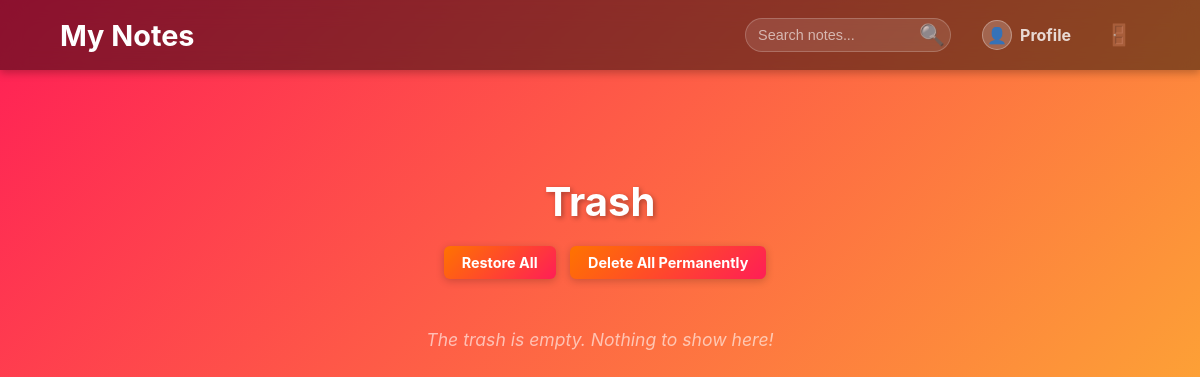
The page /notes/trash/ (signed in) on the database as committed earlier.
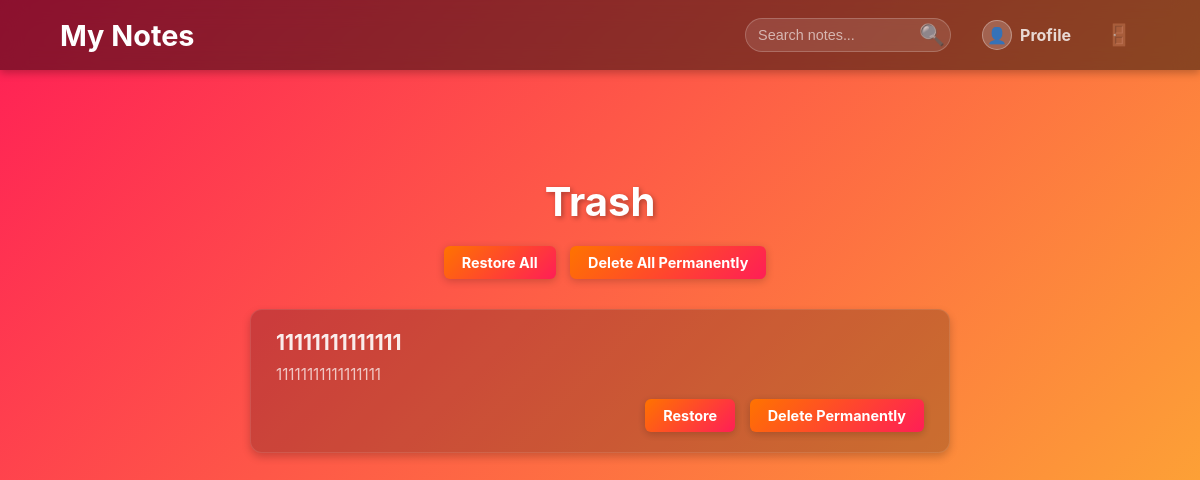
The same page on the database as committed later.
### notes/models.py (models this page shows, shortened)
class Note(models.Model):
    user = models.ForeignKey(User, on_delete=models.CASCADE, related_name='notes')
    folder = models.ForeignKey(Folder, on_delete=models.SET_NULL, null=True, blank=True, related_name='notes')
    title = models.CharField(verbose_name="Заголовок", max_length=200)
    content = models.TextField(verbose_name="Текст нотатки")
    created_at = models.DateTimeField(verbose_name="Дата створення", auto_now_add=True)
    updated_at = models.DateTimeField(verbose_name="Оновлено", auto_now=True)
    is_deleted = models.BooleanField(default=False)

### notes/views.py (the view)
# urls.py: path('trash/', notes_views.trash, name='trash'),
@login_required
def trash(request):
    notes = Note.objects.filter(user=request.user, is_deleted=True).order_by('-updated_at')
    return render(request, 'notes/trash.html', {'notes': notes})

### notes/templates/notes/trash.html
{% extends 'notes/base.html' %}
{% load static %}
{% block content %}
<div class="trash-container">
    <h1 class="title">Trash</h1>
    <div class="trash-actions">
        <a href="{% url 'notes:restore_all_notes' %}" class="btn btn-trash-restore">Restore All</a>
        <a href="{% url 'notes:permanent_delete_all' %}" class="btn btn-trash-delete">Delete All Permanently</a>
    </div>
    {% for note in notes %}
        <div class="deleted-note-card">
            <h2>{{ note.title }}</h2>
            <p>{{ note.content|truncatewords:30 }}</p>
            <div class="deleted-note-actions">
                <a href="{% url 'notes:restore_note' note.id %}" class="btn btn-trash-restore">Restore</a>
                <a href="{% url 'notes:permanent_delete' note.id %}" class="btn btn-trash-delete">Delete Permanently</a>
            </div>
        </div>
    {% empty %}
        <p class="empty-trash-text">The trash is empty. Nothing to show here!</p>
    {% endfor %}
</div>
{% endblock %}

Rows that differ between the two databases and show on the page:
now on this page (row edited): Note: title "11111111111111", content "11111111111111111"
Other text that changed with them:
text no longer shown: "The trash is empty. Nothing to show here!"
